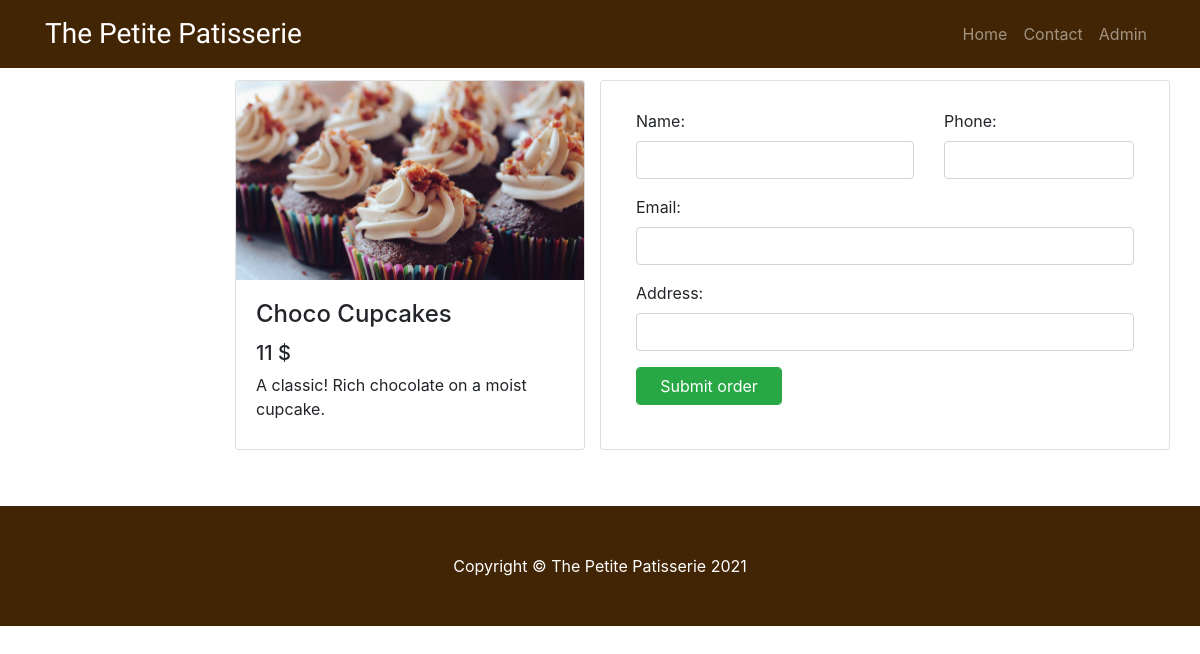
The app's page /order.php?id=1 with its own data.
### tables this page shows
CREATE TABLE `products` (
  `product_id` int(11) NOT NULL,
  `item` varchar(50) NOT NULL,
  `price` int(11) NOT NULL,
  `img` varchar(255) NOT NULL,
  `descriptions` varchar(255) NOT NULL
);

### order.php (the view, shortened to what this page needs)
<?php
require_once ("header.php");
require_once ("dbwebshop.php");
$conn->exec("USE $dbName");
$stmt = $conn->prepare("SELECT * FROM products WHERE product_id = $_GET[id]");
$stmt->execute();
$result = $stmt->fetchAll();
$order = "<div class='row'>";
foreach($result as $key => $value){
    $order .= "
    <div class='col-lg-2 col-md-2 mb-2'></div>
<div class='col-lg-4 col-md-5 mb-5'>
  <div class='card h-100'>
  <img class='card-img-top' src='$value[img]' alt=''>
      <div class='card-body'>
      <h4 class='card-title'>$value[item]</h4>
      <h5>$value[price] $</h5>
      <p class='card-text'>$value[descriptions]</p>
      </div>
  </div>
</div>
  <div class='card h-100 col-lg-6 col-md-5 mb-5'>
    <div class='card-body'>
      <form action='#' class='row' method='post'>
        <div class='col-md-7 my-2'>
        <label for='names'>Name:</label>
        <input id='text' type=' text' class='form-control' name='customer' required>
        </div>
        <div class='col-md-5 my-2'>
        <label for='email'>Phone:</label>
        <input type='text' class='form-control' name='phone' required>
        </div>
        <div class='col-md-12 my-2'>
        <label for='names'>Email:</label>
        <input id='text' type=' text' class='form-control' name='email' required>
        </div>
        <div class='col-md-12 my-2' rows='3'>
        <label for='names'>Address:</label>
        <input id='text' type=' text' class='form-control' name='custom_add' required>
        </div>
        <div class='col-md-4 my-2'>
        <input type='submit' value='Submit order' class='form-control btn btn-success'>
        </div>
      </form>
    </div>
    </div>
    <div class='col-lg-2 col-md-2 mb-2'></div>
 ";
}
$order .= "</div>";
echo $order;
require_once ("footer.php");
?>

### css/shop-homepage.css (style rules this page uses)
body { padding-top: 56px; }

### records on screen
products: img (picture), item "Choco Cupcakes", price "11", descriptions "A classic! Rich chocolate on a moist cupcake."
